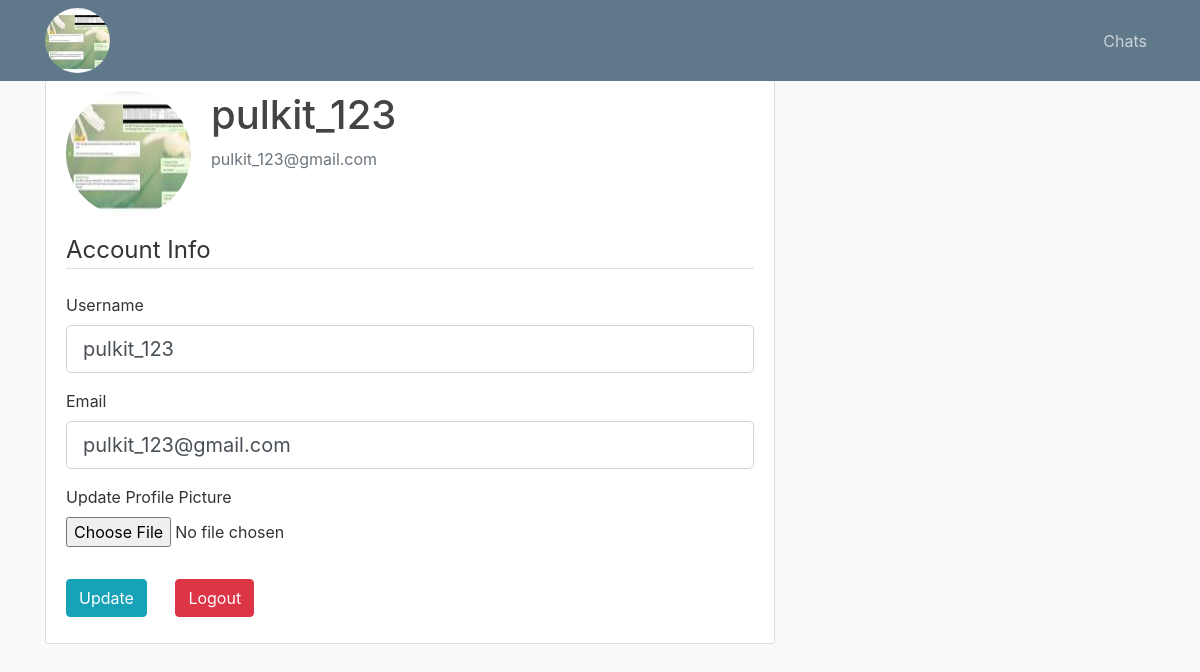
Screenshot of /account (signed in) with the database file from the repository.
### uschat/models.py (models this page shows, shortened)
class User(db.Model, UserMixin):
    id = db.Column(db.Integer, primary_key=True)
    username = db.Column(db.String(20), unique=True, nullable=False)
    email = db.Column(db.String(120), unique=True, nullable=False)
    image_file = db.Column(db.String(20), nullable=False, default='default.jpg')
    password = db.Column(db.String(60), nullable=False)
    sender = db.relationship('Message', backref='sender', lazy=True)
    frnd = db.relationship('Friend', backref='receiver', lazy=True)

### uschat/users/routes.py (the view)
@users.route("/account", methods=['GET', 'POST'])
@login_required
def account():
    form = UpdateAccountForm()
    if form.validate_on_submit():
        if form.picture.data:
            picture_file = save_picture(form.picture.data)
            current_user.image_file = picture_file
        current_user.username = form.username.data
        current_user.email = form.email.data
        db.session.commit()
        flash('Your account has been updated!', 'success')
        return redirect(url_for('users.account'))
    elif request.method == 'GET':
        form.username.data = current_user.username
        form.email.data = current_user.email
    image_file = url_for('static', filename='profile_pics/' + current_user.image_file)
    return render_template('account.html', title='Account',
                           image_file=image_file, form=form)

### uschat/users/forms.py (shortened to what this page needs)
class UpdateAccountForm(FlaskForm):
    username = StringField('Username', validators=[DataRequired(), Length(min=2, max=20)])
    email = StringField('Email', validators=[DataRequired(), Email()])
    picture = FileField('Update Profile Picture', validators=[FileAllowed(['jpg', 'png'])])
    submit = SubmitField('Update')

### uschat/models.py (called while the page is built)
@login_manager.user_loader
def load_user(user_id):
    return User.query.get(int(user_id))

### uschat/templates/account.html (shortened to what this page needs)
{% extends "layout.html" %}
{% block nav %}
<a class="nav-item nav-link" href="{{ url_for('main.chats') }}">Chats</a>
{% endblock %}
{% block content %}
    <div class="content-section">
      <div class="media">
        <img class="rounded-circle account-img" src="{{ image_file }}">
        <div class="media-body">
          <h2 class="account-heading">{{ current_user.username }}</h2>
          <p class="text-secondary">{{ current_user.email }}</p>
        </div>
      </div>
        <form method="POST" action="" enctype="multipart/form-data">
            <fieldset class="form-group">
                <legend class="border-bottom mb-4">Account Info</legend>
                <div class="form-group">
                    {{ form.username.label(class="form-control-label") }}
                    {% if form.username.errors %}
                        {{ form.username(class="form-control form-control-lg is-invalid") }}
                        <div class="invalid-feedback">
                            {% for error in form.username.errors %}
                                <span>{{ error }}</span>
                            {% endfor %}
                        </div>
                    {% else %}
                        {{ form.username(class="form-control form-control-lg") }}
                    {% endif %}
                </div>
                <div class="form-group">
                    {{ form.email.label(class="form-control-label") }}
                    {% if form.email.errors %}
                        {{ form.email(class="form-control form-control-lg is-invalid") }}
                        <div class="invalid-feedback">
                            {% for error in form.email.errors %}
                                <span>{{ error }}</span>
                            {% endfor %}
                        </div>
                    {% else %}
                        {{ form.email(class="form-control form-control-lg") }}
                    {% endif %}
                </div>
                <div class="form-group">
                    {{ form.picture.label() }}
                    {{ form.picture(class="form-control-file") }}
                </div>
            </fieldset>
            <div class="form-group">
                {{ form.submit(class="btn btn-info") }}
                <a href="{{ url_for('users.logout') }}" class="btn btn-danger ml-4" data-dismiss="modal">Logout</a>
            </div>
        </form>
    </div>
{% endblock content %}

### uschat/templates/layout.html (shortened to what this page needs)
<!DOCTYPE html>
<html>
<head>
    <link rel="stylesheet" href="https://maxcdn.bootstrapcdn.com/bootstrap/4.0.0/css/bootstrap.min.css">
    <link rel="stylesheet" type="text/css" href="{{ url_for('static', filename='main.css') }}">
</head>
<body>
    <header class="site-header">
      <nav class="navbar navbar-expand-md navbar-dark bg-steel fixed-top" >
        <div class="container">
            {% if current_user.is_authenticated %}
            <a href="{{ url_for('users.account') }}">
                <img class="rounded-circle article-img"  src="{{ url_for('static', filename='profile_pics/' + current_user.image_file) }}">
            </a>
            {% else %}
          <a class="navbar-brand mr-4" href="/">UsChat</a>
            {% endif %}
            <div class="navbar-nav">
              {% if current_user.is_authenticated %}
                {% block nav %}{% endblock %}
              {% else %}
                <a class="nav-item nav-link" href="{{ url_for('users.login') }}">Login</a>
                <a class="nav-item nav-link" href="{{ url_for('users.register') }}">Register</a>
              {% endif %}
            </div>
          </div>
      </nav>
    </header>
    <main role="main" class="container">
      <div class="row">
        <div class="col-md-8">
          {% block content %}{% endblock %}
        </div>
      </div>
    </main>
</body>
</html>

### uschat/static/main.css (style rules this page uses)
body { background: #fafafa; color: #333333; margin-top: 5rem; }
h1, h2, h3, h4, h5, h6 { color: #444444; }
.bg-steel { background-color: #5f788a; }
.site-header .navbar-nav .nav-link { color: #cbd5db; }
.content-section { background: #ffffff; padding: 10px 20px; border: 1px solid #dddddd; border-radius: 3px; margin-bottom: 20px; }
.article-img { height: 65px; width: 65px; margin-right: 16px; }
.account-img { height: 125px; width: 125px; margin-right: 20px; margin-bottom: 16px; }
.account-heading { font-size: 2.5rem; }

### rows the page displays
User: image_file (picture), username "pulkit_123", email "pulkit_123@gmail.com"
